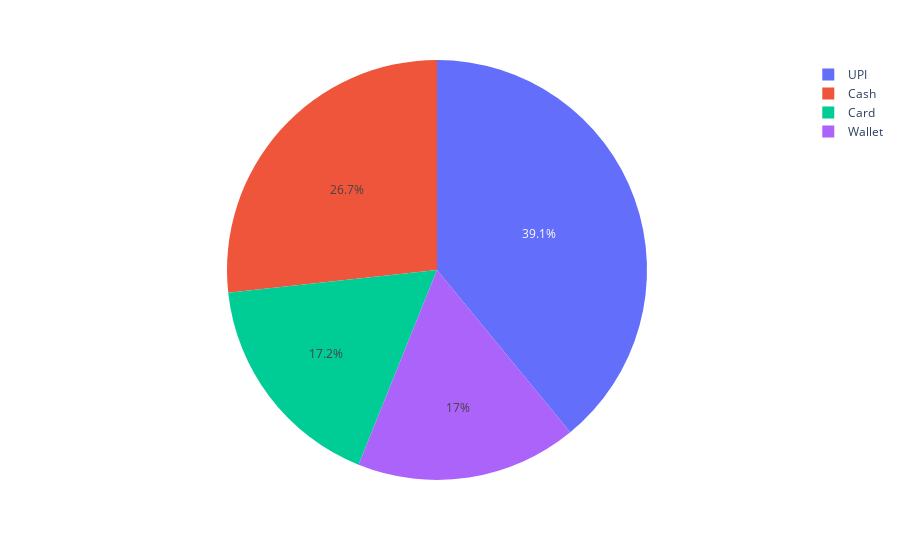

Notebook source saved alongside this figure:
### Code cell
fig2 = px.pie(df, values='customer_age', names='payment_method')
fig2.show()
#using plotly express, i created a pie chart using the first 15 elements of the data. i measured the customer age (which resulted)
# in adding all of the customer ages and dividing to find the average, while making the payment method the names.
# reference: plotly.com/python/pie-charts/

### Figure 1 — Plotly figure (JSON) as saved in the notebook; plotly's stock layout.template omitted (floating-point values rounded to 4 significant figures)
{"data": [{"domain": {"x": [0, 1], "y": [0, 1]}, "hovertemplate": "payment_method=%{label}<br>customer_age=%{value}<extra></extra>", "labels": ["Cash", "Wallet", "UPI", "Card", "Cash", "Cash", "Wallet", "Cash", "UPI", "Wallet", "Cash", "UPI", "UPI", "Card", "UPI"], "legendgroup": "", "name": "", "showlegend": true, "type": "pie", "values": [31, 34, 51, 65, 24, 38, 35, 62, 61, 47, 27, 40, 62, 52, 52]}], "layout": {"legend": {"tracegroupgap": 0}, "margin": {"t": 60}}}
